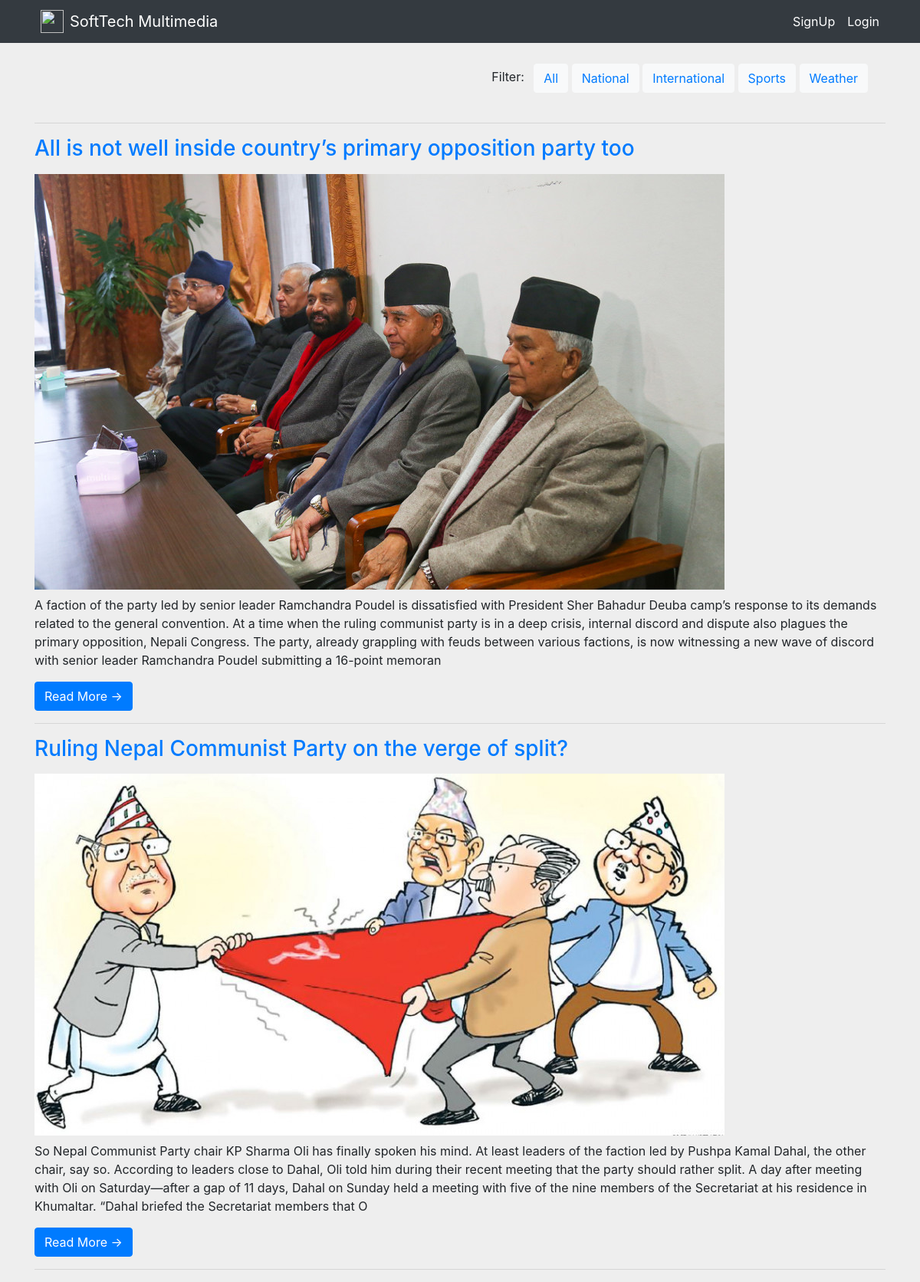
/?category=1, run on the app's committed database.
### newsfeed/models.py (models this page shows, shortened)
class Category(models.Model):
    name = models.CharField(max_length=50)
    @staticmethod
    def get_all_category():
        return Category.objects.all()

class News(models.Model):
    title = models.CharField(max_length=255)
    body = models.TextField()
    slug = models.SlugField(max_length=200, unique=True)
    image = models.ImageField(upload_to='uploads/images/')
    category = models.ForeignKey(Category, on_delete=models.CASCADE, default=1)
    @staticmethod
    def get_all_products_by_categoryid(category_id):
        if category_id:
            return News.objects.filter(category=category_id)
        else:
            return News.get_all_news()

### newsfeed/views.py (the view)
# urls.py: path('', views.index, name='index'),
def index(request):
    news = None
    categories = Category.get_all_category()
    categoryID = request.GET.get('category')
    if categoryID:
        news = News.get_all_products_by_categoryid(categoryID)
    else:
        news = News.get_all_news()
    data = {}
    data['news'] = news
    data['categories'] = categories
    return render(request, 'newsfeed/index.html', data)

### templates/newsfeed/index.html
{% extends 'base.html' %}
{% block content %}
    <div class="container d-flex">
        <div class="filter ml-auto p-2">
            <label for="cars" class="mx-2 my-4">Filter:</label>
            <button class="btn btn-light">
                <a href="/">All</a>
            </button>
            {% for category in categories %}
                <button class="btn btn-light">
                    <a href="/?category={{ category.id }}">{{ category.name }}</a>
                </button>
            {% endfor %}
        </div>
    </div>
    <hr>
    {% for new in news %}
        <h3><a href="{% url 'post_details' new.pk %}">{{ new.title }}</a></h3>
        <img src="{{ new.image.url }}" class="full-width-image my-2" alt="image">
        <p>{{ new.body|slice:":500" }}</p>
        <a href="{% url 'post_details' new.pk %}" class="btn btn-primary">Read More &rarr;</a>
        <hr>
    {% endfor %}
{% endblock content %}

### templates/base.html (shortened to what this page needs)
<!doctype html>
<html lang="en">
<head>
    <link rel="stylesheet" href="https://maxcdn.bootstrapcdn.com/bootstrap/4.0.0/css/bootstrap.min.css"
>
</head>
<body style="background-color: #eee">
<nav class="navbar navbar-expand-lg navbar-light bg-dark">
    <div class="container">
        <img src="https://softtechmultimedia.com/img/stm-logo.png"
             width="30" height="30" class="d-inline-block align-top mx-2"
             alt="">
        <a class="navbar-brand text-white" href="/">SoftTech Multimedia</a>
        <div class="collapse navbar-collapse" id="navbarSupportedContent">
            <ul class="navbar-nav my-2 my-lg-0">
                {% if user.is_authenticated %}
                    <li class="nav-item">
                        <a class="nav-link text-white disable" href="#">Hello, {{ user.first_name }}<span
                                class="sr-only">(current)</span></a>
                    </li>
                    <li class="nav-item">
                        <a class="nav-link text-white" href="{% url 'logout' %}">Logout <span
                                class="sr-only">(current)</span></a>
                    </li>
                {% else %}
                    <li class="nav-item">
                        <a class="nav-link text-white" href="{% url 'signup' %}">SignUp </a>
                    </li>
                    <li class="nav-item">
                        <a class="nav-link text-white" href="{% url 'login' %}">Login </a>
                    </li>
                {% endif %}
            </ul>
        </div>
    </div>
</nav>
<div class="container">
    {% block content %}
    {% endblock content %}
</div>
</body>
</html>

### data on the page
Category: name "National"
Category: name "International"
Category: name "Sports"
Category: name "Weather"
News: title "All is not well inside country’s primary opposition party too", image (picture), body "A faction of the party led by senior leader Ramchandra Poudel is dissatisfied with President Sher Bahadur Deuba camp’s response to its demands related to the general convention. At a time when the ruling communist party is in a deep crisis, internal discord and dispute also plagues the primary opposition, Nepali Congress. The party, already grappling with feuds between various factions, is now witnessing a new wave of discord with senior leader Ramchandra Poudel submitting a 16-point memoran"
News: title "Ruling Nepal Communist Party on the verge of split?", image (picture), body "So Nepal Communist Party chair KP Sharma Oli has finally spoken his mind. At least leaders of the faction led by Pushpa Kamal Dahal, the other chair, say so. According to leaders close to Dahal, Oli told him during their recent meeting that the party should rather split. A day after meeting with Oli on Saturday—after a gap of 11 days, Dahal on Sunday held a meeting with five of the nine members of the Secretariat at his residence in Khumaltar. “Dahal briefed the Secretariat members that O"
